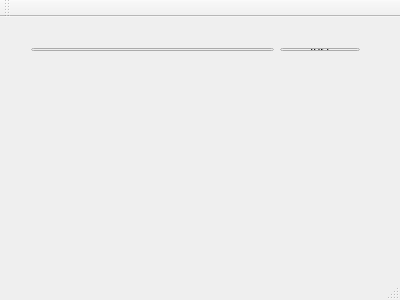
<?xml version="1.0" encoding="UTF-8"?>
<ui version="4.0">
 <class>MainWindow</class>
 <widget class="QMainWindow" name="MainWindow">
  <property name="geometry">
   <rect>
    <x>0</x>
    <y>0</y>
    <width>400</width>
    <height>300</height>
   </rect>
  </property>
  <property name="windowTitle">
   <string>MainWindow</string>
  </property>
  <widget class="QWidget" name="centralWidget">
   <widget class="QWidget" name="">
    <property name="geometry">
     <rect>
      <x>20</x>
      <y>20</y>
      <width>351</width>
      <height>25</height>
     </rect>
    </property>
    <layout class="QHBoxLayout" name="horizontalLayout">
     <item>
      <widget class="QLineEdit" name="testEdit"/>
     </item>
     <item>
      <widget class="QPushButton" name="btnTest">
       <property name="text">
        <string>test</string>
       </property>
      </widget>
     </item>
    </layout>
   </widget>
  </widget>
  <widget class="QMenuBar" name="menuBar">
   <property name="geometry">
    <rect>
     <x>0</x>
     <y>0</y>
     <width>400</width>
     <height>23</height>
    </rect>
   </property>
  </widget>
  <widget class="QToolBar" name="mainToolBar">
   <attribute name="toolBarArea">
    <enum>TopToolBarArea</enum>
   </attribute>
   <attribute name="toolBarBreak">
    <bool>false</bool>
   </attribute>
  </widget>
  <widget class="QStatusBar" name="statusBar"/>
 </widget>
 <layoutdefault spacing="6" margin="11"/>
 <resources/>
 <connections/>
</ui>
